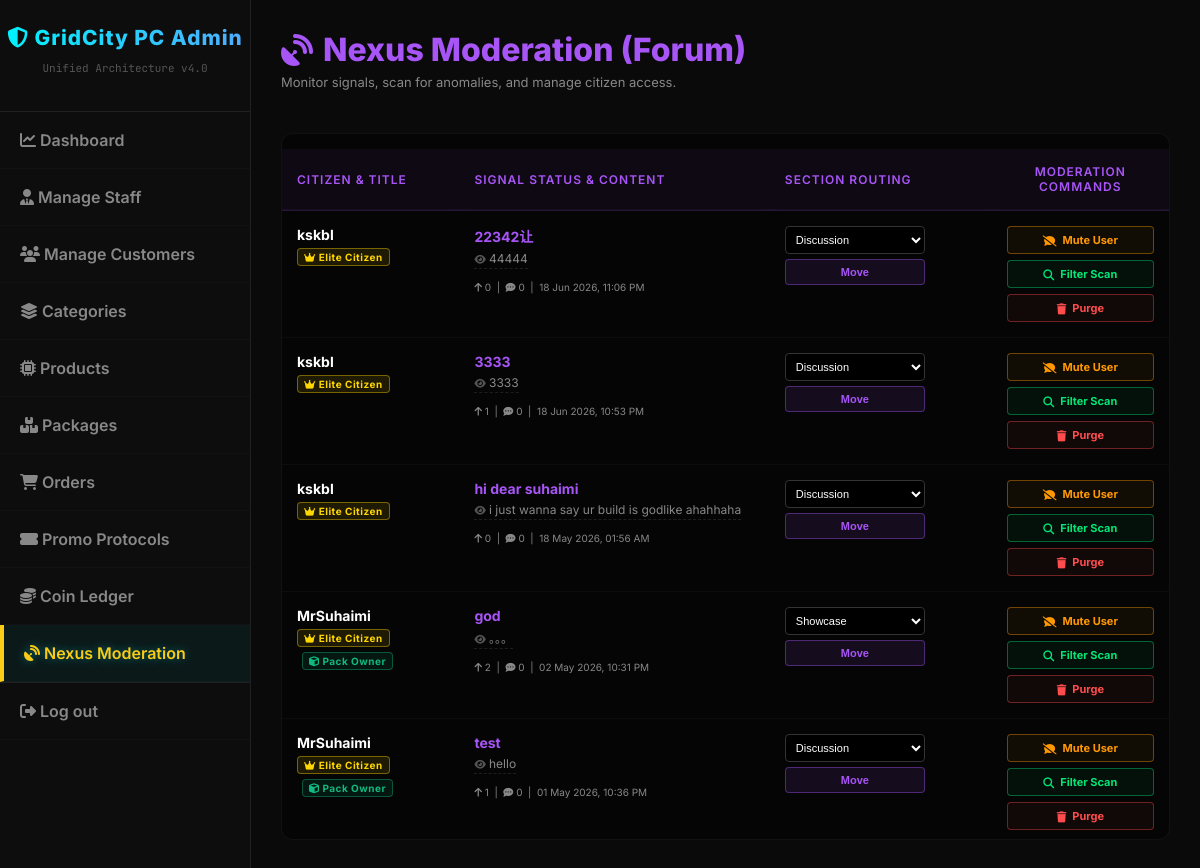
Page /manage_forum.php (signed in) on the earlier database version.
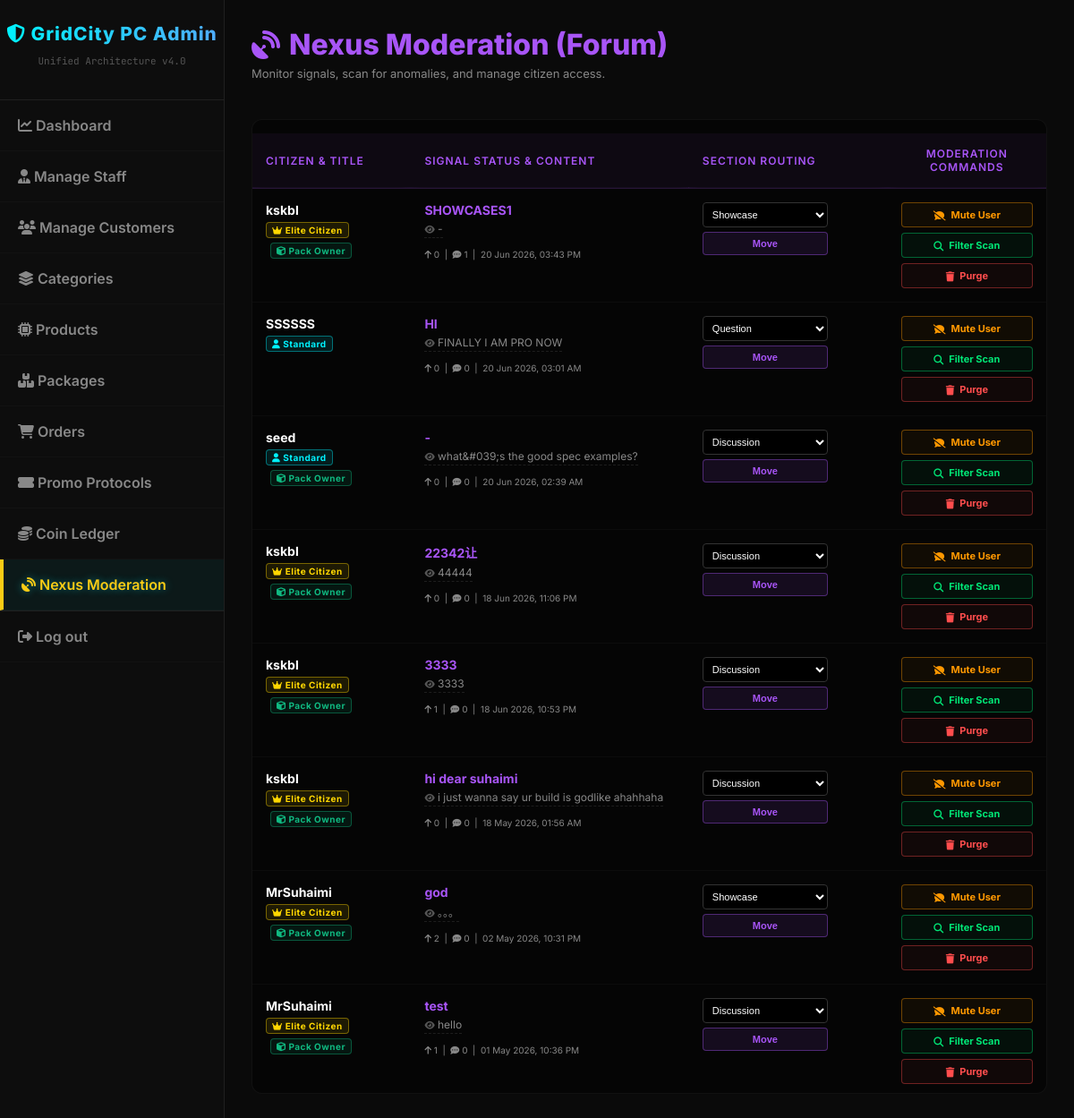
Same page on the later database version.
### tables this page shows
CREATE TABLE `community_posts` (
  `post_id` int(11) NOT NULL,
  `customer_id` int(11) NOT NULL,
  `pc_build_id` int(11) DEFAULT NULL COMMENT '如果是分享配置，则关联装机单',
  `title` varchar(255) NOT NULL,
  `content` text NOT NULL,
  `post_images` longtext DEFAULT NULL COMMENT 'Store image paths separated by commas',
  `post_type` enum('Showcase','Discussion','Question') DEFAULT 'Discussion',
  `views` int(11) DEFAULT 0,
  `created_at` datetime DEFAULT current_timestamp(),
  `is_pinned` tinyint(1) DEFAULT 0,
  `report_count` int(11) DEFAULT 0,
  `is_flagged` tinyint(1) DEFAULT 0
);

CREATE TABLE `customers` (
  `customer_id` int(11) NOT NULL,
  `username` varchar(150) DEFAULT NULL,
  `first_name` varchar(50) DEFAULT NULL,
  `last_name` varchar(50) DEFAULT NULL,
  `email` varchar(100) NOT NULL,
  `password` varchar(255) NOT NULL,
  `phone_number` varchar(20) DEFAULT NULL,
  `birthday` date DEFAULT NULL,
  `wallet_balance` decimal(10,2) NOT NULL DEFAULT 0.00,
  `reward_coins` int(11) NOT NULL DEFAULT 0,
  `lifetime_coins` int(11) DEFAULT 0,
  `membership_tier` varchar(20) DEFAULT 'Standard',
  `vip_expiry_date` datetime DEFAULT NULL,
  `auto_renew` tinyint(1) DEFAULT 0,
  `default_shipping_address` text DEFAULT NULL,
  `account_status` varchar(20) DEFAULT 'Active',
  `reset_token` varchar(6) DEFAULT NULL,
  `reset_token_expire` datetime DEFAULT NULL,
  `pref_gamer` int(11) DEFAULT 0,
  `pref_creator` int(11) DEFAULT 0,
  `pref_student` int(11) DEFAULT 0,
  `pref_enthusiast` int(11) DEFAULT 0,
  `created_at` datetime DEFAULT current_timestamp()
);

### manage_forum.php (the view, shortened to what the changed rows need)
<!DOCTYPE html>
<html lang="en">
<head>
    <link rel="stylesheet" href="https://cdnjs.cloudflare.com/ajax/libs/font-awesome/6.4.0/css/all.min.css">
    <link rel="stylesheet" href="css/admin_style.css">
</head>
<body>
    <div class="admin-container">
        <div class="admin-content" style="padding: 30px;">
            <header class="admin-header" style="margin-bottom: 30px;">
                <h2 style="color: #a855f7; margin:0;"><i class="fas fa-satellite-dish"></i> Nexus Moderation (Forum)</h2>
            </header>
            <div class="table-scroll-container">
                <table class="cyber-table">
                    <thead>
                        <tr>
                            <th style="width: 20%;">Citizen & Title</th>
                            <th style="width: 35%;">Signal Status & Content</th>
                            <th style="width: 25%;">Section Routing</th>
                            <th style="text-align: center; width: 20%;">Moderation Commands</th>
                        </tr>
                    </thead>
                    <tbody>
                        <?php
                        $sql = "SELECT p.post_id, p.title, p.content, p.post_type, p.views, p.created_at, p.customer_id,
                                       COALESCE(p.is_pinned, 0) as is_pinned, COALESCE(p.report_count, 0) as report_count, COALESCE(p.is_flagged, 0) as is_flagged,
                                       c.username, c.membership_tier, c.account_status,
                            (SELECT COUNT(*) FROM community_likes cl WHERE cl.post_id = p.post_id) AS likes_count,
                            (SELECT COUNT(*) FROM community_comments cc WHERE cc.post_id = p.post_id) AS comments_count,
                            (SELECT COUNT(*) FROM orders o JOIN order_details od ON o.order_id = od.order_id WHERE o.customer_id = p.customer_id AND od.package_id IS NOT NULL AND o.order_status != 'Cancelled') AS package_count
                            FROM community_posts p
                            LEFT JOIN customers c ON p.customer_id = c.customer_id
                            ORDER BY p.is_pinned DESC, p.created_at DESC";
                        $res = $conn->query($sql);
                        if ($res && $res->num_rows > 0) {
                            while ($row = $res->fetch_assoc()) {
                                $pid = $row['post_id'];
                                $cid = $row['customer_id'];
                                $title = htmlspecialchars($row['title'] ?? 'Untitled');
                                $content = htmlspecialchars($row['content'] ?? 'No content');
                                $type = $row['post_type'] ?? 'Discussion';
                                $tier = $row['membership_tier'] ?? 'Standard';
                                $title_class = ($tier === 'VIP') ? 'rank-vip' : 'rank-standard';
                                $title_icon = ($tier === 'VIP') ? '<i class="fas fa-crown"></i> Elite Citizen' : '<i class="fas fa-user"></i> Standard';
                                $package_badge = ($row['package_count'] > 0) ? "<div class='badge-package' title='This user purchased a PC Package'><i class='fas fa-cube'></i> Pack Owner</div>" : "";
                                $is_banned = ($row['account_status'] === 'Banned' || $row['account_status'] === 'Muted');
                                $row_bg = ($row['is_pinned'] == 1) ? 'pinned-row' : '';
                                echo "<tr class='$row_bg'>";
                                echo "<td>
                                        <div style='font-weight:bold; color:#fff; font-size: 14px;'>{$row['username']}</div>
                                        <div class='rank-title $title_class'>$title_icon</div>{$package_badge}<br>";
                                echo "</td>";
                                echo "<td>
                                        <div style='display:flex; align-items:center; gap:10px;'>";
                                            echo "<span style='color:#a855f7; font-weight:bold; font-size:14px;'>{$title}</span>
                                        </div>
                                        <div class='tooltip-container'>
                                            <span class='post-content-preview'><i class='fas fa-eye' style='font-size:10px; color:#555;'></i> {$content}</span>
                                            <div class='tooltip-text'><strong style='color:#a855f7;'><i class='fas fa-align-left'></i> Full Signal Content:</strong><br><br>{$content}</div>
                                        </div>";
                                        echo "<div style='color:#888; font-size:10px; margin-top:8px;'>
                                            <i class='fas fa-arrow-up'></i> {$row['likes_count']} &nbsp;|&nbsp; <i class='fas fa-comment-dots'></i> {$row['comments_count']} &nbsp;|&nbsp; " . date('d M Y, h:i A', strtotime($row['created_at'])) . "
                                        </div>
                                      </td>";
                                echo "<td>
                                        <form method='POST' style='display:flex; flex-direction:column; gap:5px; max-width: 140px;'>
                                            <input type='hidden' name='post_id' value='{$pid}'>
                                            <select name='new_type' style='background:#000; color:#fff; border:1px solid #333; padding:6px; border-radius:4px; font-size:11px; width: 100%; outline:none;'>
                                                <option value='Discussion' ".($type=='Discussion'?'selected':'').">Discussion</option>
                                                <option value='Question' ".($type=='Question'?'selected':'').">Question</option>
                                                <option value='Showcase' ".($type=='Showcase'?'selected':'').">Showcase</option>
                                            </select>
                                            <button type='submit' name='move_post' style='background:rgba(168,85,247,0.1); color:#a855f7; border:1px solid rgba(168,85,247,0.4); padding:6px; border-radius:4px; font-size:11px; cursor:pointer; font-weight:bold; width: 100%; transition:0.3s;' onmouseover=\"this.style.background='rgba(168,85,247,0.2)'\" onmouseout=\"this.style.background='rgba(168,85,247,0.1)'\">Move</button>
                                        </form>
                                      </td>";
                                echo "<td style='text-align: center; vertical-align: middle;'>
                                        <div class='action-group'>";
                                    if ($is_banned) {
                                        echo "<a href='manage_forum.php?unban_user={$cid}' class='action-btn btn-unban' onclick=\"return confirm('Restore this citizen\'s speaking rights?');\"><i class='fas fa-comment'></i> Unmute User</a>";
                                    } else {
                                        echo "<a href='manage_forum.php?ban_user={$cid}' class='action-btn btn-ban' onclick=\"return confirm('Mute this citizen? They can still buy PC but cannot post.');\"><i class='fas fa-comment-slash'></i> Mute User</a>";
                                    }
                                    echo "<a href='manage_forum.php?scan_post={$pid}' class='action-btn btn-scan' onclick=\"return confirm('Scan and replace sensitive words?');\"><i class='fas fa-search'></i> Filter Scan</a>";
                                    echo "<a href='manage_forum.php?delete_post={$pid}' onclick=\"return confirm('CRITICAL ACTION: Purge this post permanently?');\" class='action-btn btn-purge'><i class='fas fa-trash'></i> Purge</a>";
                                echo "    </div>
                                      </td>";
                                echo "</tr>";
                            }
                        } else {
                            echo "<tr><td colspan='4' style='text-align:center; padding:40px; color:#64748b;'>No signals detected in the Nexus.</td></tr>";
                        }
                        ?>
                    </tbody>
                </table>
            </div>
        </div>
    </div>
</body>
</html>

Differences in the rows shown:
added community_posts: customer.username "kskbl", shows "Elite Citizen", shows "Pack Owner", title "SHOWCASES1", content "-", likes_count "0", comments_count "1", created_at "20 Jun 2026, 03:43 PM", new_type "Showcase"
added community_posts: customer.username "SSSSSS", shows "Standard", title "HI", content "FINALLY I AM PRO NOW", likes_count "0", comments_count "0", created_at "20 Jun 2026, 03:01 AM", new_type "Question"
added community_posts: customer.username "seed", shows "Standard", shows "Pack Owner", title "-", content "what&#039;s the good spec examples?", likes_count "0", comments_count "0", created_at "20 Jun 2026, 02:39 AM", new_type "Discussion"
shown differently, row unchanged: community_posts "18 Jun 2026, 11:06 PM": now shows "Pack Owner"
shown differently, row unchanged: community_posts "18 Jun 2026, 10:53 PM": now shows "Pack Owner"
shown differently, row unchanged: community_posts "hi dear suhaimi": now shows "Pack Owner"
